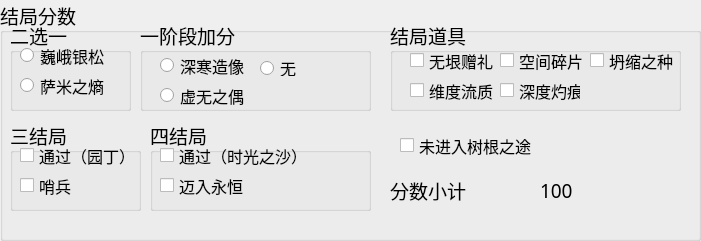
   <widget class="QGroupBox" name="groupBox_2">
    <property name="geometry">
     <rect>
      <x>10</x>
      <y>110</y>
      <width>701</width>
      <height>241</height>
     </rect>
    </property>
    <property name="font">
     <font>
      <family>黑体</family>
      <pointsize>14</pointsize>
     </font>
    </property>
    <property name="title">
     <string>结局分数</string>
    </property>
    <widget class="QGroupBox" name="end_oneOtwo">
     <property name="geometry">
      <rect>
       <x>10</x>
       <y>20</y>
       <width>121</width>
       <height>91</height>
      </rect>
     </property>
     <property name="font">
      <font>
       <family>黑体</family>
       <pointsize>14</pointsize>
      </font>
     </property>
     <property name="title">
      <string>二选一</string>
     </property>
     <widget class="QRadioButton" name="end_one">
      <property name="geometry">
       <rect>
        <x>10</x>
        <y>20</y>
        <width>101</width>
        <height>31</height>
       </rect>
      </property>
      <property name="font">
       <font>
        <family>黑体</family>
        <pointsize>12</pointsize>
       </font>
      </property>
      <property name="text">
       <string>巍峨银松</string>
      </property>
      <property name="checked">
       <bool>false</bool>
      </property>
      <property name="autoExclusive">
       <bool>true</bool>
      </property>
     </widget>
     <widget class="QRadioButton" name="end_two">
      <property name="geometry">
       <rect>
        <x>10</x>
        <y>50</y>
        <width>101</width>
        <height>31</height>
       </rect>
      </property>
      <property name="font">
       <font>
        <family>黑体</family>
        <pointsize>12</pointsize>
       </font>
      </property>
      <property name="text">
       <string>萨米之熵</string>
      </property>
     </widget>
    </widget>
    <widget class="QGroupBox" name="end_oneOtwo_plus">
     <property name="geometry">
      <rect>
       <x>140</x>
       <y>20</y>
       <width>231</width>
       <height>91</height>
      </rect>
     </property>
     <property name="font">
      <font>
       <family>黑体</family>
       <pointsize>14</pointsize>
      </font>
     </property>
     <property name="title">
      <string>一阶段加分</string>
     </property>
     <widget class="QRadioButton" name="end_one_plus">
      <property name="geometry">
       <rect>
        <x>20</x>
        <y>30</y>
        <width>101</width>
        <height>31</height>
       </rect>
      </property>
      <property name="font">
       <font>
        <family>黑体</family>
        <pointsize>12</pointsize>
       </font>
      </property>
      <property name="text">
       <string>深寒造像</string>
      </property>
     </widget>
     <widget class="QRadioButton" name="end_two_plus">
      <property name="geometry">
       <rect>
        <x>20</x>
        <y>60</y>
        <width>101</width>
        <height>31</height>
       </rect>
      </property>
      <property name="font">
       <font>
        <family>黑体</family>
        <pointsize>12</pointsize>
       </font>
      </property>
      <property name="text">
       <string>虚无之偶</string>
      </property>
     </widget>
     <widget class="QRadioButton" name="end_no_plus">
      <property name="geometry">
       <rect>
        <x>120</x>
        <y>40</y>
        <width>81</width>
        <height>16</height>
       </rect>
      </property>
      <property name="font">
       <font>
        <family>黑体</family>
        <pointsize>12</pointsize>
       </font>
      </property>
      <property name="text">
       <string>无</string>
      </property>
     </widget>
    </widget>
    <widget class="QGroupBox" name="end_three">
     <property name="geometry">
      <rect>
       <x>10</x>
       <y>120</y>
       <width>131</width>
       <height>91</height>
      </rect>
     </property>
     <property name="font">
      <font>
       <family>黑体</family>
       <pointsize>14</pointsize>
      </font>
     </property>
     <property name="title">
      <string>三结局</string>
     </property>
     <widget class="QCheckBox" name="end_three_checked">
      <property name="geometry">
       <rect>
        <x>10</x>
        <y>20</y>
        <width>121</width>
        <height>31</height>
       </rect>
      </property>
      <property name="font">
       <font>
        <family>黑体</family>
        <pointsize>12</pointsize>
       </font>
      </property>
      <property name="text">
       <string>通过（园丁）</string>
      </property>
     </widget>
     <widget class="QCheckBox" name="end_three_plus">
      <property name="geometry">
       <rect>
        <x>10</x>
        <y>50</y>
        <width>111</width>
        <height>31</height>
       </rect>
      </property>
      <property name="font">
       <font>
        <family>黑体</family>
        <pointsize>12</pointsize>
       </font>
      </property>
      <property name="text">
       <string>哨兵</string>
      </property>
     </widget>
    </widget>
    <widget class="QGroupBox" name="end_four">
     <property name="geometry">
      <rect>
       <x>150</x>
       <y>120</y>
       <width>221</width>
       <height>91</height>
      </rect>
     </property>
     <property name="font">
      <font>
       <family>黑体</family>
       <pointsize>14</pointsize>
      </font>
     </property>
     <property name="title">
      <string>四结局</string>
     </property>
     <widget class="QCheckBox" name="end_four_checked">
      <property name="geometry">
       <rect>
        <x>10</x>
        <y>20</y>
        <width>141</width>
        <height>31</height>
       </rect>
      </property>
      <property name="font">
       <font>
        <family>黑体</family>
        <pointsize>12</pointsize>
       </font>
      </property>
      <property name="text">
       <string>通过（时光之沙）</string>
      </property>
     </widget>
     <widget class="QCheckBox" name="end_four_plus">
      <property name="geometry">
       <rect>
        <x>10</x>
        <y>50</y>
        <width>131</width>
        <height>31</height>
       </rect>
      </property>
      <property name="font">
       <font>
        <family>黑体</family>
        <pointsize>12</pointsize>
       </font>
      </property>
      <property name="text">
       <string>迈入永恒</string>
      </property>
     </widget>
    </widget>
    <widget class="QCheckBox" name="end_no_cave">
     <property name="geometry">
      <rect>
       <x>400</x>
       <y>130</y>
       <width>271</width>
       <height>31</height>
      </rect>
     </property>
     <property name="font">
      <font>
       <family>黑体</family>
       <pointsize>12</pointsize>
      </font>
     </property>
     <property name="text">
      <string>未进入树根之途</string>
     </property>
    </widget>
    <widget class="QGroupBox" name="end_collectible">
     <property name="geometry">
      <rect>
       <x>390</x>
       <y>20</y>
       <width>291</width>
       <height>91</height>
      </rect>
     </property>
     <property name="font">
      <font>
       <family>黑体</family>
       <pointsize>14</pointsize>
      </font>
     </property>
     <property name="title">
      <string>结局道具</string>
     </property>
     <widget class="QCheckBox" name="end_collectible_wuyin">
      <property name="geometry">
       <rect>
        <x>20</x>
        <y>20</y>
        <width>91</width>
        <height>41</height>
       </rect>
      </property>
      <property name="font">
       <font>
        <family>黑体</family>
        <pointsize>12</pointsize>
       </font>
      </property>
      <property name="text">
       <string>无垠赠礼</string>
      </property>
     </widget>
     <widget class="QCheckBox" name="end_collectible_weidu">
      <property name="geometry">
       <rect>
        <x>20</x>
        <y>50</y>
        <width>91</width>
        <height>41</height>
       </rect>
      </property>
      <property name="font">
       <font>
        <family>黑体</family>
        <pointsize>12</pointsize>
       </font>
      </property>
      <property name="text">
       <string>维度流质</string>
      </property>
     </widget>
     <widget class="QCheckBox" name="end_collectible_tansuo">
      <property name="geometry">
       <rect>
        <x>200</x>
        <y>20</y>
        <width>91</width>
        <height>41</height>
       </rect>
      </property>
      <property name="font">
       <font>
        <family>黑体</family>
        <pointsize>12</pointsize>
       </font>
      </property>
      <property name="text">
       <string>坍缩之种</string>
      </property>
     </widget>
     <widget class="QCheckBox" name="end_collectible_kongjian">
      <property name="geometry">
       <rect>
        <x>110</x>
        <y>20</y>
        <width>91</width>
        <height>41</height>
       </rect>
      </property>
      <property name="font">
       <font>
        <family>黑体</family>
        <pointsize>12</pointsize>
       </font>
      </property>
      <property name="text">
       <string>空间碎片</string>
      </property>
      <property name="checked">
       <bool>false</bool>
      </property>
     </widget>
     <widget class="QCheckBox" name="end_collectible_shendu">
      <property name="geometry">
       <rect>
        <x>110</x>
        <y>50</y>
        <width>81</width>
        <height>41</height>
       </rect>
      </property>
      <property name="font">
       <font>
        <family>黑体</family>
        <pointsize>12</pointsize>
       </font>
      </property>
      <property name="text">
       <string>深度灼痕</string>
      </property>
     </widget>
    </widget>
    <widget class="QLabel" name="label_4">
     <property name="geometry">
      <rect>
       <x>390</x>
       <y>170</y>
       <width>161</width>
       <height>41</height>
      </rect>
     </property>
     <property name="font">
      <font>
       <family>黑体</family>
       <pointsize>14</pointsize>
      </font>
     </property>
     <property name="text">
      <string>分数小计</string>
     </property>
    </widget>
    <widget class="QLabel" name="end_score_ssum">
     <property name="geometry">
      <rect>
       <x>540</x>
       <y>170</y>
       <width>141</width>
       <height>41</height>
      </rect>
     </property>
     <property name="font">
      <font>
       <family>黑体</family>
       <pointsize>14</pointsize>
       <weight>50</weight>
       <bold>false</bold>
      </font>
     </property>
     <property name="text">
      <string>100</string>
     </property>
    </widget>
   </widget>
